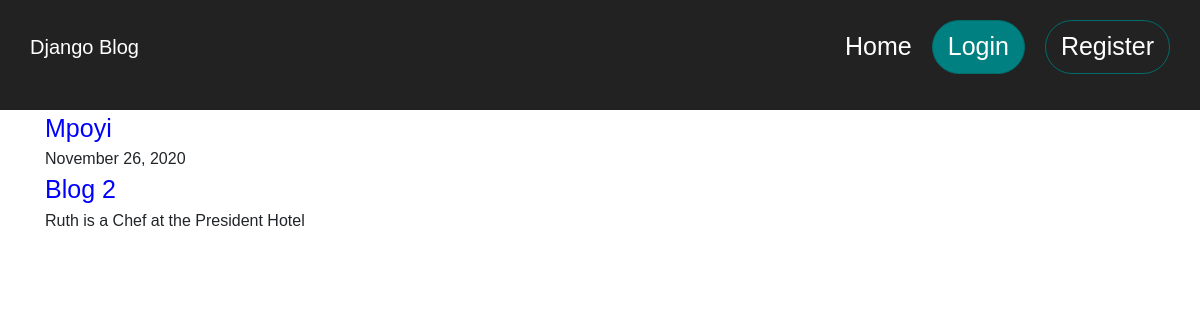
The app's page /post/2/ with its own data.
### blog/models.py (models this page shows, shortened)
class Post(models.Model):
    title   =models.CharField(max_length=100)
    content =models.TextField()
    date_posted = models.DateTimeField(default=timezone.now)
    author  = models.ForeignKey(User, on_delete=models.CASCADE)

### blog/views.py (the view)
# urls.py: path('post/<int:pk>/', PostDetailView.as_view(), name='post-detail'),
class PostDetailView(DetailView):
    model = Post

### blog/templates/blog/post_detail.html
{% extends 'blog/base.html'%}
{% block content%}
<a href="" style="color:blue">{{object.author}}</a><br>
{{object.date_posted|date:"F d, Y"}}<br>
<a href="" style="color:blue">{{object.title}}</a><br>
{{object.content}}<br>
{% endblock %}

### users/static/users/css/style.css (style rules this page uses)
* { padding: 0; margin: 0; box-sizing: border-box; }
body { font-family: sans-serif; }
a { color: white; text-decoration: none; }
@media all and (min-width: 768px) { a { font-size: 25px; } }

### records on screen
Post: author "Mpoyi", date_posted "November 26, 2020", title "Blog 2", content "Ruth is a Chef at the President Hotel"
